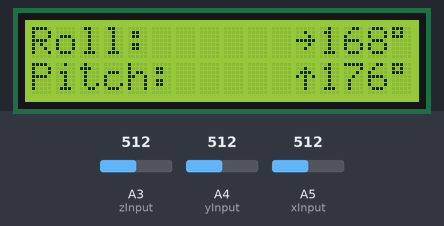
Bench run of a sketch on a simulated Arduino Uno, built with avr-gcc and run on an emulated ATmega328P. Shown: 16×2 character LCD. The inputs (shaded band) are chosen by the test bench; at power-on: A3 (zInput) = 512, A4 (yInput) = 512, A5 (xInput) = 512. What the sketch prints to the serial monitor is not drawn.

Above: at 4.2 s.
4.3 s: A3 (zInput) set to 577
At 5.6 s:
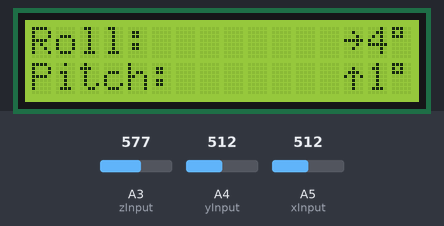
5.9 s: A3 (zInput) set to 611
At 6.4 s:
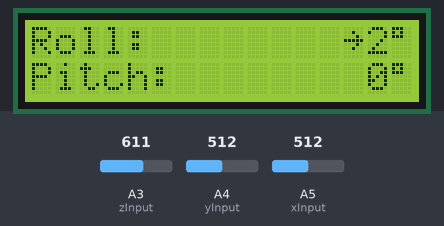
7.4 s: A4 (yInput) set to 510
At 8.4 s:
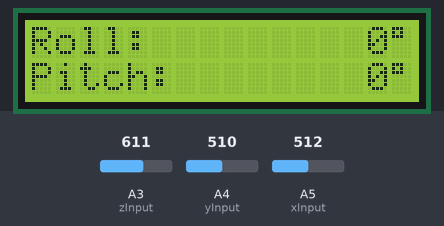
9.0 s: A5 (xInput) set to 505
At 10.3 s:
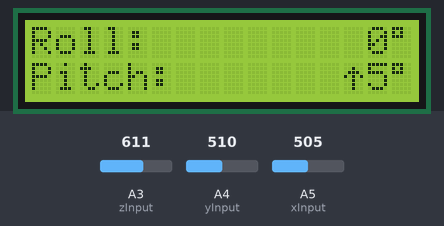
10.6 s: A4 (yInput) set to 416
At 11.3 s:
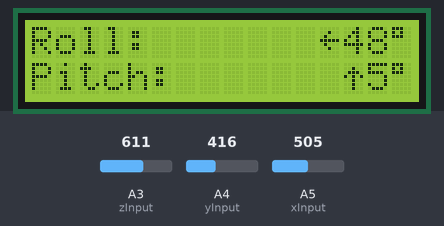
12.2 s: A5 (xInput) set to 642
At 13.3 s:
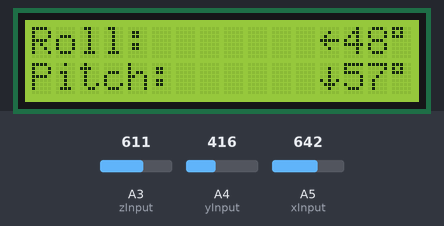
Timing chart, 0 to 14.8 s (numbered marks = the images above; inputs shaded):
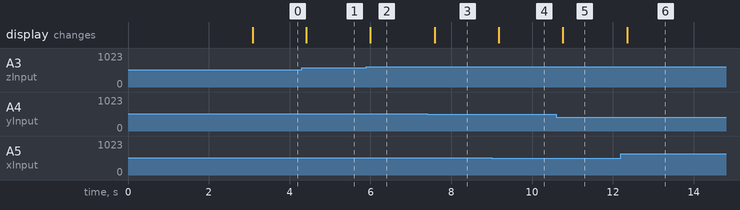

Measured:
- the behaviour switches between 595 and 596 on A3 (zInput) (found by bisection; images 1 and 2)
- the behaviour switches between 511 and 510 on A4 (yInput) (found by bisection; images 2 and 3)
- the behaviour switches between 512 and 511 on A5 (xInput) (found by bisection; images 3 and 4)
- after the input at 4.3 s, the display: changes after 0.11 s (image 1)
- after the input at 5.9 s, the display: changes after 0.10 s (image 2)
- after the input at 7.4 s, the display: changes after 0.19 s (image 3)
- after the input at 9.0 s, the display: changes after 0.18 s (image 4)
- after the input at 10.6 s, the display: changes after 0.17 s (image 5)
- after the input at 12.2 s, the display: changes after 0.15 s (image 6)

The sketch:

Inclinometer_ADXL335_Arduino_Uno.ino
```cpp
// (licence header left out)
#include <LiquidCrystal.h> //Load Liquid Crystal Library

LiquidCrystal lcd(8,9,10,11,12,13); //Create Liquid Crystal Object called lcd

//Analog read pins
const int xInput = A5;
const int yInput = A4;
const int zInput = A3;

//The minimum and maximum values for each axis
//measured from calibration
const int xMin = 409; // (-1 G)
const int xMax = 617; // (+1 G)

const int yMin = 404; // (-1 G)
const int yMax = 612; // (+1 G)

const int zMin = 426; // (-1 G)
const int zMax = 632; // (+1 G)

//To hold the caculated values
double x;
double y;
double z;

//ASCII character for degree symbol
const int degree = 223;

// Make custom characters:
byte leftArrow[8] = {
  B00000,
  B00100,
  B01000,
  B11111,
  B01000,
  B00100,
  B00000,
  B00000
};

byte rightArrow[8] = {
  B00000,
  B00100,
  B00010,
  B11111,
  B00010,
  B00100,
  B00000,
  B00000
};

byte upArrow[8] = {
  B00000,
  B00100,
  B01110,
  B10101,
  B00100,
  B00100,
  B00100,
  B00000
};

byte downArrow[8] = {
  B00000,
  B00100,
  B00100,
  B00100,
  B10101,
  B01110,
  B00100,
  B00000
};

void setup() {
  analogReference(EXTERNAL); //Connect 3.3v to AREF

  Serial.begin(38400);

  lcd.begin(16,2); //Tell Arduino to start your 16 column 2 row LCD

  splashScreen();
}

void splashScreen() {
  lcd.setCursor(0,0); //Set LCD cursor to upper left corner, column 0, row 0
  lcd.print("  INCLINOMETER  "); //Print message on first row
  lcd.setCursor(0,1);
  lcd.print("  WITH ADXL335  "); //Print message on second row

  //Wait for splash screen
  delay(3000);

  lcd.clear();
}

void loop() {
  //Read the analog values from the accelerometer
  int xRead = analogRead(xInput);
  int yRead = analogRead(yInput);
  int zRead = analogRead(zInput);

  //convert read values to degrees -90 to 90 - Needed for atan2
  int xAng = map(xRead, xMin, xMax, -90, 90);
  int yAng = map(yRead, yMin, yMax, -90, 90);
  int zAng = map(zRead, zMin, zMax, -90, 90);

  //Caculate 360deg values like so: atan2(-yAng, -zAng)
  //atan2 outputs the value of -π to π (radians)
  //We are then converting the radians to degrees
  x = RAD_TO_DEG * (atan2(-yAng, -zAng) + PI);
  y = RAD_TO_DEG * (atan2(-xAng, -zAng) + PI);
  z = RAD_TO_DEG * (atan2(-yAng, -xAng) + PI);

  if (x > 180) {
    x = x - 360;
  }

  if (y > 180) {
    y = y - 360;
  }

  int xToInt = (int)x;
  String xToIntString = String(xToInt);

  Serial.print("Roll: ");
  Serial.print(xToIntString);

  if ((xToIntString == "0") || (xToIntString == "1") || (xToIntString == "-1")) {
    Serial.print(" degree");
  } else {
    Serial.print(" degrees");
  }

  int yToInt = (int)y;
  String yToIntString = String(yToInt);

  Serial.print(" | Pitch: ");
  Serial.print(yToIntString);

  if ((yToIntString == "0") || (yToIntString == "1") || (yToIntString == "-1")) {
    Serial.println(" degree");
  } else {
    Serial.println(" degrees");
  }

  lcd.createChar(1, leftArrow);
  lcd.createChar(2, rightArrow);

  if (xToIntString.substring(0,1) == "-") {
    xToIntString.remove(0,1);
    xToIntString = "\1" + xToIntString;
  } else if ((xToIntString.substring(0,1) != "-") & (xToIntString.substring(0,1) != "0")) {
    xToIntString = "\2" + xToIntString;
  } else if (xToIntString.substring(0,1) == "0") {
    xToIntString = "0";
  }

  int xToIntStringLength = xToIntString.length() + 1;

  if (xToIntStringLength == 2) {
    lcd.setCursor(0,0);
    lcd.print("                ");
    lcd.setCursor(0,0);
    lcd.print("Roll:         " + xToIntString);
    lcd.write(degree);
  } else if (xToIntStringLength == 3) {
    lcd.setCursor(0,0);
    lcd.print("                ");
    lcd.setCursor(0,0);
    lcd.print("Roll:        " + xToIntString);
    lcd.write(degree);
  } else if (xToIntStringLength == 4) {
    lcd.setCursor(0,0);
    lcd.print("                ");
    lcd.setCursor(0,0);
    lcd.print("Roll:       " + xToIntString);
    lcd.write(degree);
  } else if (xToIntStringLength == 5) {
    lcd.setCursor(0,0);
    lcd.print("                ");
    lcd.setCursor(0,0);
    lcd.print("Roll:      " + xToIntString);
    lcd.write(degree);
  }

  lcd.createChar(3, upArrow);
  lcd.createChar(4, downArrow);

  if (yToIntString.substring(0,1) == "-") {
    yToIntString.remove(0,1);
    yToIntString = "\3" + yToIntString;
  } else if ((yToIntString.substring(0,1) != "-") & (yToIntString.substring(0,1) != "0")) {
    yToIntString = "\4" + yToIntString;
  } else if (yToIntString.substring(0,1) == "0") {
    yToIntString = "0";
  }

  int yToIntStringLength = yToIntString.length() + 1;

  if (yToIntStringLength == 2) {
    lcd.setCursor(0,1);
    lcd.print("                ");
    lcd.setCursor(0,1);
    lcd.print("Pitch:        " + yToIntString);
    lcd.write(degree);
  } else if (yToIntStringLength == 3) {
    lcd.setCursor(0,1);
    lcd.print("                ");
    lcd.setCursor(0,1);
    lcd.print("Pitch:       " + yToIntString);
    lcd.write(degree);
  } else if (yToIntStringLength == 4) {
    lcd.setCursor(0,1);
    lcd.print("                ");
    lcd.setCursor(0,1);
    lcd.print("Pitch:      " + yToIntString);
    lcd.write(degree);
  } else if (yToIntStringLength == 5) {
    lcd.setCursor(0,1);
    lcd.print("                ");
    lcd.setCursor(0,1);
    lcd.print("Pitch:     " + yToIntString);
    lcd.write(degree);
  }

  delay(250);

}
```
